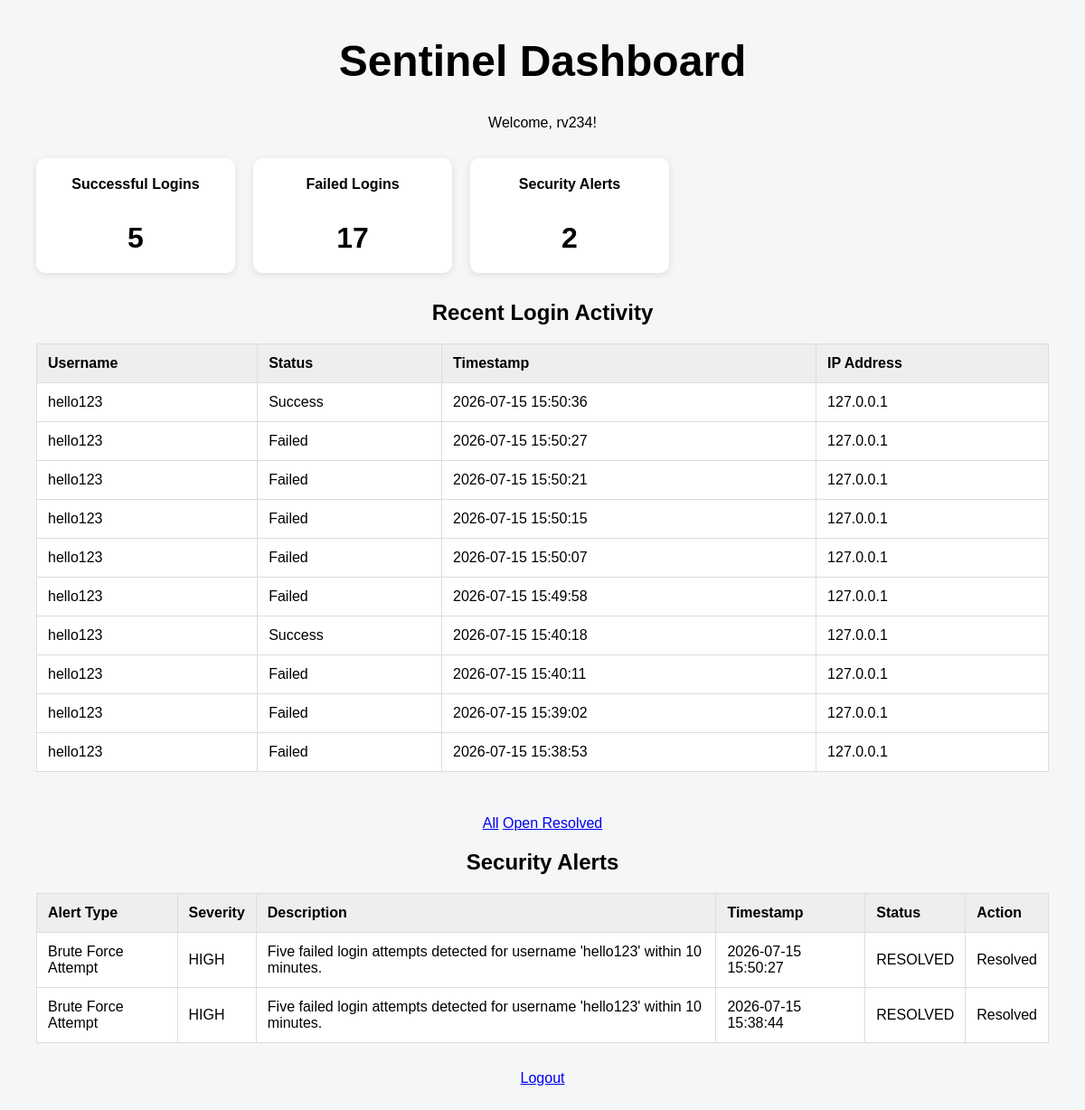
The page /dashboard (signed in) on the database as committed earlier.
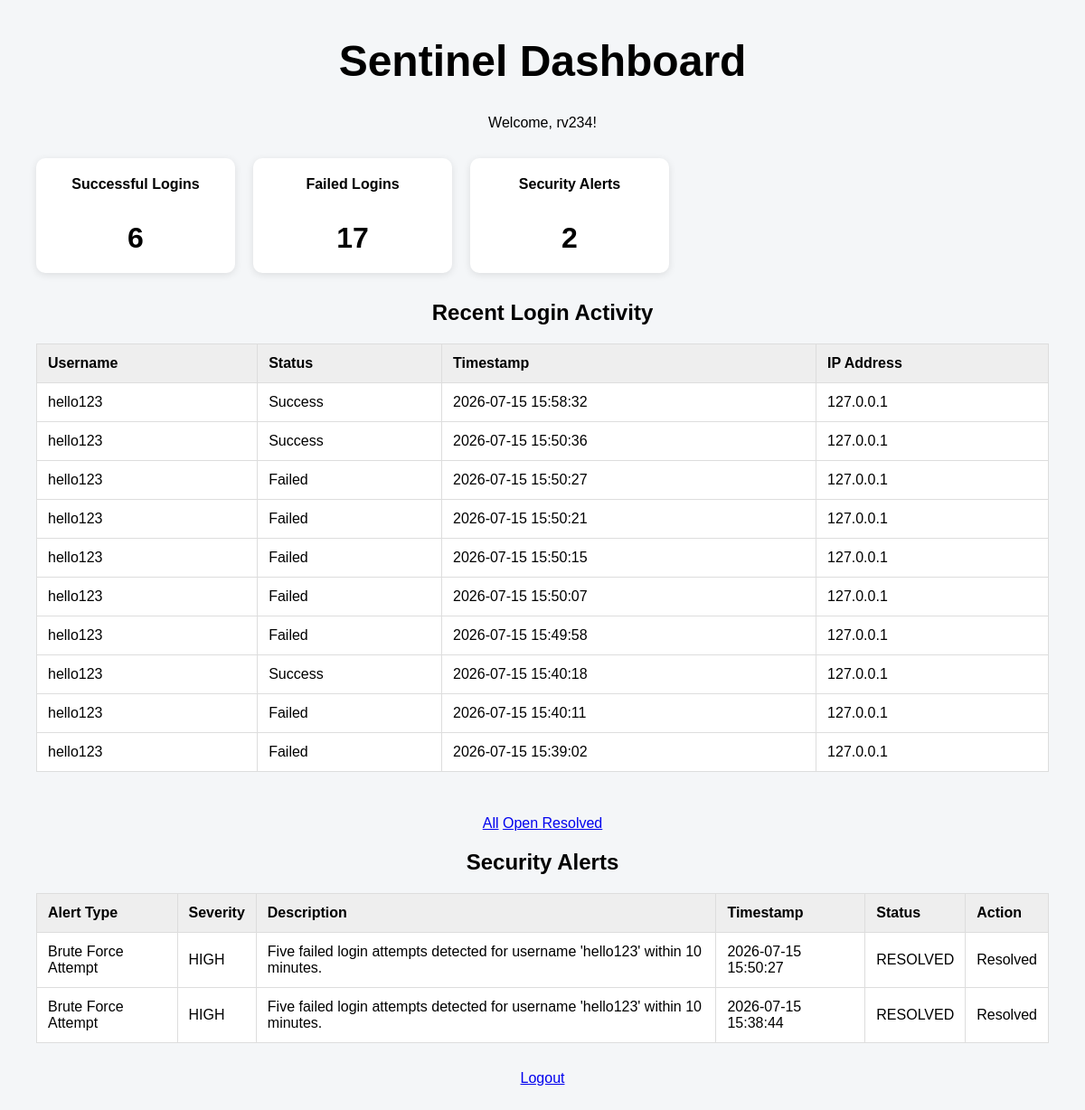
The same page on the database as committed later.
### tables this page shows
CREATE TABLE login_attempts (
            id INTEGER PRIMARY KEY AUTOINCREMENT,
            username TEXT NOT NULL,
            success INTEGER NOT NULL,
            timestamp DATETIME DEFAULT CURRENT_TIMESTAMP,
            ip_address TEXT NOT NULL
        );

CREATE TABLE security_alerts (
            id INTEGER PRIMARY KEY AUTOINCREMENT,
            alert_type TEXT NOT NULL,
            severity TEXT NOT NULL,
            description TEXT NOT NULL,
            timestamp DATETIME DEFAULT CURRENT_TIMESTAMP
        , status TEXT NOT NULL DEFAULT 'OPEN');

### app.py (the view)
@app.route("/dashboard")
def dashboard():
    if "user_id" not in session:
        return redirect(url_for("login"))
    status_filter = request.args.get("status")
    if status_filter not in ["OPEN", "RESOLVED"]:
        status_filter = None
    attempts = get_recent_login_attempts()
    alerts = get_recent_security_alerts(status=status_filter)
    stats = get_dashboard_stats()
    return render_template(
        "dashboard.html",
        username=session["username"],
        attempts=attempts,
        alerts=alerts,
        stats=stats,
        status_filter=status_filter
    )

### database.py (called while the page is built)
def get_recent_login_attempts(limit=10):
    with sqlite3.connect("sentinel.db", timeout=10) as connection:
        cursor = connection.cursor()
        cursor.execute(
            """
            SELECT username, success, timestamp, ip_address
            FROM login_attempts
            ORDER BY timestamp DESC
            LIMIT ?
            """,
            (limit,)
        )
        attempts = cursor.fetchall()
        return attempts

def get_recent_security_alerts(limit=10, status=None):
    with sqlite3.connect("sentinel.db", timeout=10) as connection:
        cursor = connection.cursor()
        if status:
            cursor.execute(
                """
                SELECT id, alert_type, severity, description, timestamp, status
                FROM security_alerts
                WHERE status = ?
                ORDER BY timestamp DESC
                LIMIT ?
                """,
                (status, limit)
            )
        else:
            cursor.execute(
                """
                SELECT id, alert_type, severity, description, timestamp, status
                FROM security_alerts
                ORDER BY timestamp DESC
                LIMIT ?
                """,
                (limit,)
            )
        return cursor.fetchall()

def get_dashboard_stats():
    with sqlite3.connect("sentinel.db", timeout=10) as connection:
        cursor = connection.cursor()
        cursor.execute("""
            SELECT COUNT(*)
            FROM login_attempts
            WHERE success = 1
        """)
        successful_logins = cursor.fetchone()[0]
        cursor.execute("""
            SELECT COUNT(*)
            FROM login_attempts
            WHERE success = 0
        """)
        failed_logins = cursor.fetchone()[0]
        cursor.execute("""
            SELECT COUNT(*)
            FROM security_alerts
        """)
        total_alerts = cursor.fetchone()[0]
        return {
            "successful_logins": successful_logins,
            "failed_logins": failed_logins,
            "total_alerts": total_alerts
        }

### templates/dashboard.html
<link rel="stylesheet" href="{{ url_for('static', filename='style.css') }}">
<body>
    <h1>Sentinel Dashboard</h1>
    <p>Welcome, {{ username }}!</p>
<div class="stats-container">
    <div class="stat-card">
        <h3>Successful Logins</h3>
        <p>{{ stats["successful_logins"] }}</p>
    </div>
    <div class="stat-card">
        <h3>Failed Logins</h3>
        <p>{{ stats["failed_logins"] }}</p>
    </div>
    <div class="stat-card">
        <h3>Security Alerts</h3>
        <p>{{ stats["total_alerts"] }}</p>
    </div>
</div>
    <h2>Recent Login Activity</h2>
    <table border="1">
        <tr>
            <th>Username</th>
            <th>Status</th>
            <th>Timestamp</th>
            <th>IP Address</th>
        </tr>
        {% for attempt in attempts %}
        <tr>
            <td>{{ attempt[0] }}</td>
            <td>
                {% if attempt[1] == 1 %}
                    Success
                {% else %}
                    Failed
                {% endif %}
            </td>
            <td>{{ attempt[2] }}</td>
            <td>{{ attempt[3] }}</td>
        </tr>
        {% endfor %}
    </table>
    <br>
    <div class="filters">
        <a href="{{ url_for('dashboard') }}">All</a>
        <a href="{{ url_for('dashboard', status='OPEN') }}">
            Open
        </a>
        <a href="{{ url_for('dashboard', status='RESOLVED') }}">
            Resolved
        </a>
    </div>
    <h2>Security Alerts</h2>
    <table>
        <tr>
            <th>Alert Type</th>
            <th>Severity</th>
            <th>Description</th>
            <th>Timestamp</th>
            <th>Status</th>
            <th>Action</th>
        </tr>
        {% for alert in alerts %}
        <tr>
            <td>{{ alert[1] }}</td>
            <td>{{ alert[2] }}</td>
            <td>{{ alert[3] }}</td>
            <td>{{ alert[4] }}</td>
            <td>{{ alert[5] }}</td>
            <td>
                {% if alert[5] == "OPEN" %}
                    <form
                        method="POST"
                        action="{{ url_for('resolve_alert', alert_id=alert[0]) }}"
                    >
                        <button type="submit">Resolve</button>
                    </form>
                {% else %}
                    Resolved
                {% endif %}
            </td>
        </tr>
        {% endfor %}
    </table>
    <a href="{{ url_for('logout') }}">Logout</a>
</body>

### static/style.css (style rules this page uses)
body { font-family: Arial, sans-serif; background:#f4f4f4; text-align:center; padding-top:100px; }
h1 { font-size:48px; }
body { font-family: Arial, sans-serif; background: #f4f6f8; margin: 0; padding: 40px; }
.stats-container { display: flex; gap: 20px; margin: 30px 0; }
.stat-card { background: white; padding: 20px; border-radius: 10px; min-width: 180px; box-shadow: 0 2px 8px rgba(0, 0, 0, 0.1); }
.stat-card h3 { margin-top: 0; font-size: 16px; }
.stat-card p { font-size: 32px; font-weight: bold; margin-bottom: 0; }
table { width: 100%; border-collapse: collapse; background: white; margin-bottom: 30px; }
th, td { padding: 12px; border: 1px solid #ddd; text-align: left; }
th { background: #eeeeee; }

Rows that differ between the two databases and show on the page:
no longer on this page (row unchanged): login_attempts: username "hello123", success "Failed", timestamp "2026-07-15 15:38:53", ip_address "127.0.0.1"
added login_attempts: username "hello123", success "Success", timestamp "2026-07-15 15:58:32", ip_address "127.0.0.1"
Other text that changed with them:
{{ stats["successful_logins"] }}: "5" → "6"
